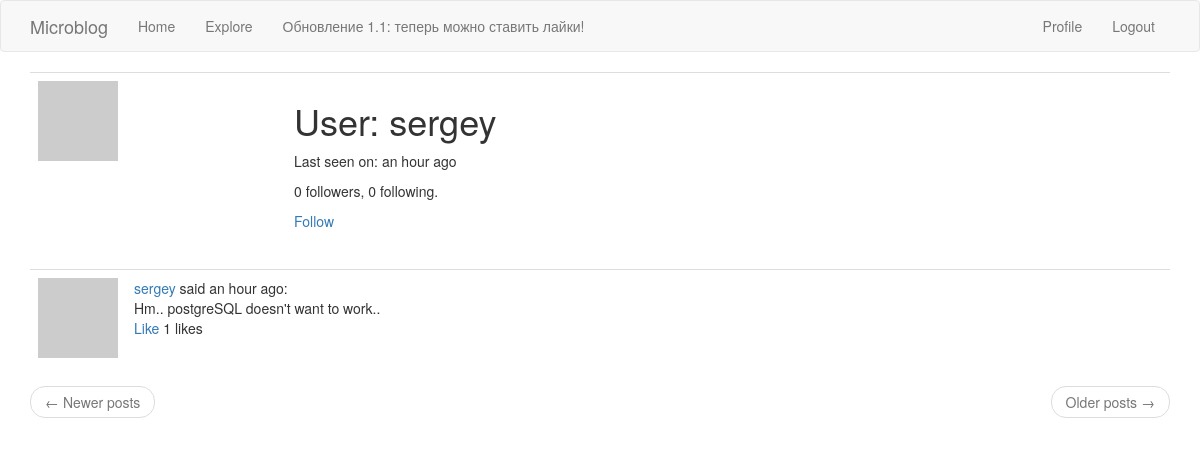
Screenshot of /user/sergey (signed in) with the database file from the repository.
### app/models.py (models this page shows, shortened)
class User(UserMixin, db.Model):
    id = db.Column(db.Integer, primary_key=True)
    username = db.Column(db.String(64), index=True, unique=True)
    email = db.Column(db.String(120), index=True, unique=True)
    password_hash = db.Column(db.String(128))
    posts = db.relationship('Post', backref='author', lazy='dynamic')
    about_me = db.Column(db.String(140))
    last_seen = db.Column(db.DateTime, default=datetime.utcnow)
    followed = db.relationship(
        'User', secondary=followers,
        primaryjoin=(followers.c.follower_id == id),
        secondaryjoin=(followers.c.followed_id == id),
        backref=db.backref('followers', lazy='dynamic'), lazy='dynamic')
    liked = db.relationship(
        'PostLike',
        foreign_keys='PostLike.user_id',
        backref='user', lazy='dynamic')
    def avatar(self, size):
        digest = md5(self.email.lower().encode('utf-8')).hexdigest()
        return 'https://www.gravatar.com/avatar/{}?d=identicon&s={}'.format(
            digest, size)
    def is_following(self, user):
        return self.followed.filter(
            followers.c.followed_id == user.id).count() > 0
    def has_liked_post(self, post):
        return PostLike.query.filter(
            PostLike.user_id == self.id,
            PostLike.post_id == post.id).count() > 0

class Post(db.Model):
    id = db.Column(db.Integer, primary_key=True)
    body = db.Column(db.String(140))
    timestamp = db.Column(db.DateTime, index=True, default=datetime.utcnow)
    user_id = db.Column(db.Integer, db.ForeignKey('user.id'))
    likes = db.relationship('PostLike', backref='post', lazy='dynamic')

### app/routes.py (the view)
@app.route('/user/<username>')
@login_required
def user(username):
    user = User.query.filter_by(username=username).first_or_404()
    page = request.args.get('page', 1, type=int)
    posts = user.posts.order_by(Post.timestamp.desc()).paginate(
        page, app.config['POSTS_PER_PAGE'], False)
    next_url = url_for('user', username=user.username, page=posts.next_num) \
        if posts.has_next else None
    prev_url = url_for('user', username=user.username, page=posts.prev_num) \
        if posts.has_prev else None
    return render_template('user.html', user=user, posts=posts.items,
                            next_url=next_url, prev_url=prev_url)

### app/models.py (called while the page is built)
@login.user_loader
def load_user(id):
    return User.query.get(int(id))

### app/routes.py (called while the page is built)
@app.before_request
def before_request():
    if current_user.is_authenticated:
        current_user.last_seen = datetime.utcnow()
        db.session.commit()

### app/templates/user.html (shortened to what this page needs)
{% extends "base.html" %}
{% block app_content %}
    <table class="table table-hover">
        <tr>
            <td width="256px"><img src="{{ user.avatar(256) }}"></td>
            <td>
                <h1>User: {{ user.username }}</h1>
                {% if user.last_seen %}
                <p>Last seen on: {{ moment(user.last_seen).fromNow() }}</p>
                {% endif %}
                <p>{{ user.followers.count() }} followers, {{ user.followed.count() }} following.</p>
                {% if user == current_user %}
                <p><a href="{{ url_for('edit_profile') }}">Edit your profile</a></p>
                {% elif not current_user.is_following(user) %}
                <p><a href="{{ url_for('follow', username=user.username) }}">Follow</a></p>
                {% else %}
                <p><a href="{{ url_for('unfollow', username=user.username) }}">Unfollow</a></p>
                {% endif %}
            </td>
        </tr>
    </table>
    {% for post in posts %}
        {% include '_post.html' %}
    {% endfor %}
    <nav aria-label="...">
        <ul class="pager">
            <li class="previous{% if not prev_url %} disabled{% endif %}">
                <a href="{{ prev_url or '#' }}">
                    <span aria-hidden="true">&larr;</span> Newer posts
                </a>
            </li>
            <li class="next{% if not next_url %} disabled{% endif %}">
                <a href="{{ next_url or '#' }}">
                    Older posts <span aria-hidden="true">&rarr;</span>
                </a>
            </li>
        </ul>
    </nav>
{% endblock %}

### app/templates/_post.html
<table class="table table-hover">
    <tr>
        <td width="70px">
            <a href="{{ url_for('user', username=post.author.username) }}">
                <img src="{{ post.author.avatar(70) }}" />
            </a>
        </td>
        <td>
            <a href="{{ url_for('user', username=post.author.username) }}">
                {{ post.author.username }}
            </a>
            said {{ moment(post.timestamp).fromNow() }}:
            <br>
            {{ post.body }}
            <br>
            {% if current_user.has_liked_post(post) %}
                <a href="{{ url_for('like_action', post_id=post.id, action='unlike') }}">Unlike</a>
            {% else %}
                <a href="{{ url_for('like_action', post_id=post.id, action='like') }}">Like</a>
            {% endif %}
            {{ post.likes.count() }} likes
        </td>
    </tr>
</table>

### rows the page displays
User: username "sergey", last_seen "an hour ago"
Post: author.username "sergey", timestamp "an hour ago", body "Hm.. postgreSQL doesn't want to work..", likes.count "1"

### other values shown
{{ user.followers.count() }} "0"
{{ user.followed.count() }} "0"
